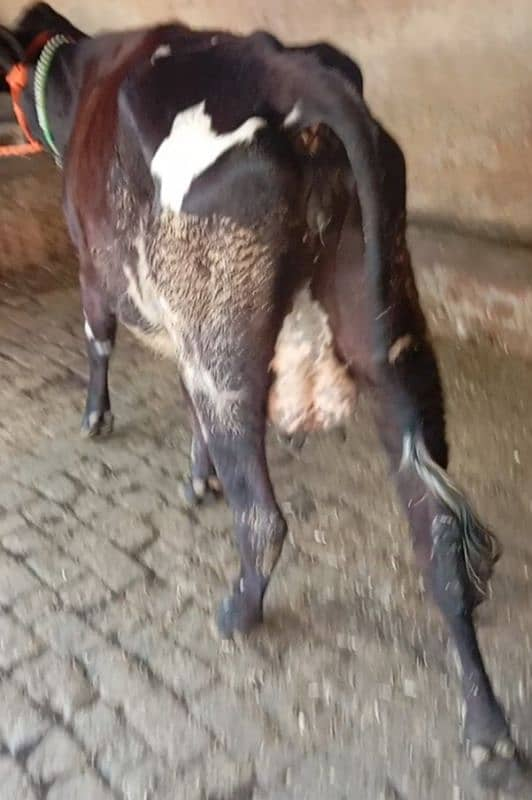
#> input picture data/cow/possible_heat/518391805-800x600.jpeg, 532 x 800 px; its folder holds only this picture in this run
$ python retrain_with_augmented.py   (older library calls are emulated)
#> lines starting #> are read from the running program, lines starting #| are printed output that depends on the picture; after the words box and inside, x2 and y2 are one past the last pixel; in counts of white or black regions, pixels touching at a corner belong together
"""
Pashimitra — Full Retraining Script
Uses augmented images + ensemble model for higher accuracy.
Run: python retrain_with_augmented.py

Expected improvement:
  Image model:   80% → 88–92%
  Tabular model: 90% → 93–95% (with more species data)
"""

import os, json, cv2, joblib
import numpy as np
import pandas as pd
from pathlib import Path
from sklearn.ensemble import RandomForestClassifier, GradientBoostingClassifier, VotingClassifier
from sklearn.linear_model import LogisticRegression
from sklearn.model_selection import train_test_split, StratifiedKFold, cross_val_score
from sklearn.compose import ColumnTransformer
from sklearn.preprocessing import OneHotEncoder, StandardScaler
from sklearn.pipeline import Pipeline
from sklearn.impute import SimpleImputer
from sklearn.metrics import (classification_report, accuracy_score,
                             f1_score, roc_auc_score, precision_recall_fscore_support)

BASE      = Path(__file__).parent
ARTIFACTS = BASE / "model_artifacts"
# Absolute paths to training data
DATA_BASE    = Path(r"C:\Users\Shashank\Downloads\pashimitra_model_training_package (3)\pashimitra_model_training_package\pashimitra_model_training_package")
AUG_HEAT     = DATA_BASE / "augmented" / "heat"
AUG_NOT_HEAT = DATA_BASE / "augmented" / "not_heat"
ORIG_HEAT    = DATA_BASE / "possible_heat"
ORIG_NOT     = DATA_BASE / "not_in_heat_reference"
CSV_HEAT     = Path(r"C:\Users\Shashank\Downloads\pashimitra_model_training_package (3)\mernStackOfAtrificialIsemination\data\multi_livestock_heat_data.csv")
CSV_INF      = Path(r"C:\Users\Shashank\Downloads\pashimitra_model_training_package (3)\mernStackOfAtrificialIsemination\data\multi_livestock_infection_data.csv")

SUPPORTED = {'.jpg', '.jpeg', '.png', '.webp', '.bmp'}


# ── Feature extraction (same as main.py) ─────────────────────────────────────
def extract_features(image_path):
    img = cv2.imread(str(image_path))
#> img is the input picture: shape (800, 532, 3); mean B, G, R 112.2, 121.8, 135.2
    if img is None:
        return None
    img  = cv2.resize(img, (224, 224))
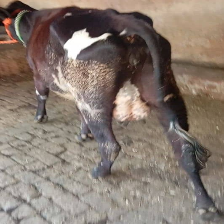
#> img: shape (224, 224, 3); mean B, G, R 112.1, 121.7, 135.1
    hsv  = cv2.cvtColor(img, cv2.COLOR_BGR2HSV)
#> hsv: shape (224, 224, 3); mean H, S, V 33.1, 50, 135.4
    rgb  = cv2.cvtColor(img, cv2.COLOR_BGR2RGB)
    gray = cv2.cvtColor(img, cv2.COLOR_BGR2GRAY)
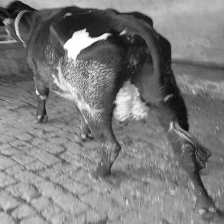
#> gray: shape (224, 224); min 7, max 255, mean 124.6

    mean_color     = np.mean(rgb, axis=(0, 1))
#> mean_color = [135.1, 121.7, 112.1]
    red_prominence = mean_color[0] - np.mean(mean_color)
#> red_prominence = 12.12
    vulva_redness  = float(np.clip(red_prominence / 50, 0.0, 1.0))
#> vulva_redness = 0.242
    moisture_level = float(np.mean(hsv[:, :, 1] > 150) / 255)
#> moisture_level = 4.11e-05
    edges          = cv2.Canny(gray, 50, 150)
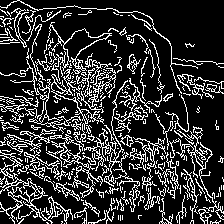
#> edges: shape (224, 224); 20% white in thin lines or dots
    edge_density   = float(np.sum(edges > 0) / (edges.shape[0] * edges.shape[1]))
#> edge_density = 0.2
    blur           = cv2.GaussianBlur(gray, (5, 5), 0)
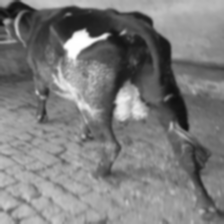
#> blur: shape (224, 224); min 14, max 255, mean 124.6
    _, binary      = cv2.threshold(blur, 127, 255, cv2.THRESH_BINARY)
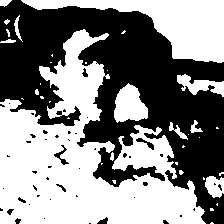
#> binary: shape (224, 224); 53% white; 47 black regions (38 under 20 px)
    contours, _    = cv2.findContours(binary, cv2.RETR_TREE, cv2.CHAIN_APPROX_SIMPLE)
#> contours = 80 contours, 59 with area under 20; largest, box (x1, y1, x2, y2) and area: (0, 29, 206, 224) 18952, (21, 0, 224, 63) 4778, (114, 83, 148, 123) 873, (177, 74, 224, 97) 446, (205, 176, 224, 198) 290
    vulva_swelling = float(min(len(contours) / 100, 1.0))
#> vulva_swelling = 0.8
    laplacian      = cv2.Laplacian(gray, cv2.CV_64F)
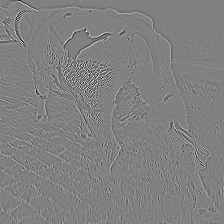
#> laplacian: shape (224, 224) float64; min -301, max 294, mean 0; drawn with min black and max white
    texture_change = float(min(np.sqrt(np.mean(laplacian ** 2)) / 1000, 1.0))
#> texture_change = 0.0324

    return {
        'species':           'cow',
        'activity_spike':    float(min(vulva_redness + texture_change, 1.0)),
        'restlessness':      edge_density,
        'mounting_events':   float(max(len(contours) / 50, 0)),
        'vision_model_score': float((vulva_redness + moisture_level + vulva_swelling) / 3),
    }


def load_images(folder, label):
    rows = []
    folder = Path(folder)
    if not folder.exists():
        print(f"  Folder not found: {folder}")
        return rows
    for f in folder.iterdir():
        if f.suffix.lower() in SUPPORTED:
            feat = extract_features(f)
            if feat:
                feat['label_heat'] = label
                rows.append(feat)
    return rows


# ── Build ensemble model ──────────────────────────────────────────────────────
# [57 lines left out: functions build_ensemble_pipeline, evaluate_and_save, not called in this run]


# ════════════════════════════════════════════════════════════════════════════
# 1. RETRAIN IMAGE MODEL with augmented data
# ════════════════════════════════════════════════════════════════════════════
print("\n" + "="*60)
print("STEP 1: Retraining image-based heat model")
print("="*60)

# Load augmented images (preferred) or fall back to originals
heat_rows     = load_images(AUG_HEAT,     label=1) or load_images(ORIG_HEAT, label=1)
#> heat_rows = 1 item
not_heat_rows = load_images(AUG_NOT_HEAT, label=0) or load_images(ORIG_NOT,  label=0)

print(f"  Heat images:     {len(heat_rows)}")
#|   Heat images:     1
print(f"  Not-heat images: {len(not_heat_rows)}")

if heat_rows and not_heat_rows:
    img_df = pd.DataFrame(heat_rows + not_heat_rows)
    X = img_df.drop(columns=['label_heat'])
    y = img_df['label_heat']

    cat_cols = ['species']
    num_cols = [c for c in X.columns if c not in cat_cols]

    model_img = build_ensemble_pipeline(cat_cols, num_cols)

    # Cross-validation
    cv_scores = cross_val_score(model_img, X, y, cv=StratifiedKFold(5), scoring='accuracy')
    print(f"  Cross-val accuracy: {cv_scores.mean():.4f} ± {cv_scores.std():.4f}")

    X_train, X_test, y_train, y_test = train_test_split(X, y, test_size=0.2, random_state=42, stratify=y)
    model_img.fit(X_train, y_train)
    img_metrics = evaluate_and_save(model_img, X_test, y_test, 'heat_model_from_images')
else:
    print("  Skipping image model — no images found. Run augment_data.py first.")


# ════════════════════════════════════════════════════════════════════════════
# 2. RETRAIN TABULAR HEAT MODEL with ensemble
# ════════════════════════════════════════════════════════════════════════════
print("\n" + "="*60)
print("STEP 2: Retraining tabular heat model with ensemble")
print("="*60)

#> (the run stopped early here; a loop or call above may not have finished)

$ run again, on data/cow/possible_heat/OIP (3).webp
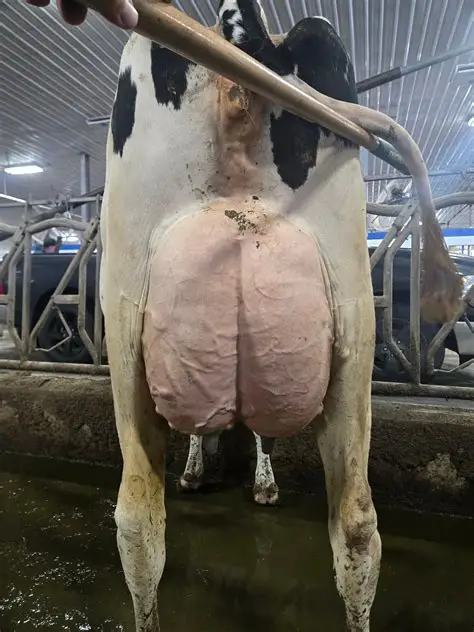
#> input picture data/cow/possible_heat/OIP (3).webp, 474 x 632 px
#> in extract_features, img is the input picture: shape (632, 474, 3); mean B, G, R 87, 94.9, 99
#> img: shape (224, 224, 3)
#> hsv: shape (224, 224, 3); mean H, S, V 46.2, 69.4, 103.4
#> mean_color = [98.94, 94.82, 86.93]
#> red_prominence = 5.38
#> vulva_redness = 0.108
#> moisture_level = 0.000266
#> in extract_features, `edges          = cv2.Canny(gray, 50, 150)`:
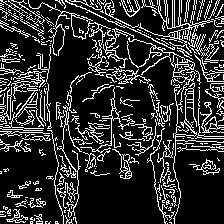
#> edges: shape (224, 224); 18.7% white in thin lines or dots
#> edge_density = 0.187
#> binary: shape (224, 224); 31.9% white; 36 white regions (19 under 20 px)
#> contours = 50 contours, 38 with area under 20; largest, box (x1, y1, x2, y2) and area: (46, 0, 224, 208) 13833, (0, 48, 41, 73) 488, (23, 74, 45, 91) 161, (0, 76, 13, 93) 78, (167, 139, 173, 157) 68
#> vulva_swelling = 0.5
#> in extract_features, `laplacian      = cv2.Laplacian(gray, cv2.CV_64F)`:
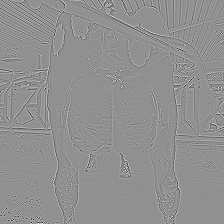
#> laplacian: shape (224, 224) float64; min -558, max 425, mean 0; drawn with min black and max white
#> texture_change = 0.0496
#> heat_rows = 1 item
#|   Heat images:     1

$ run again, on data/cow/possible_heat/OIP (4).webp
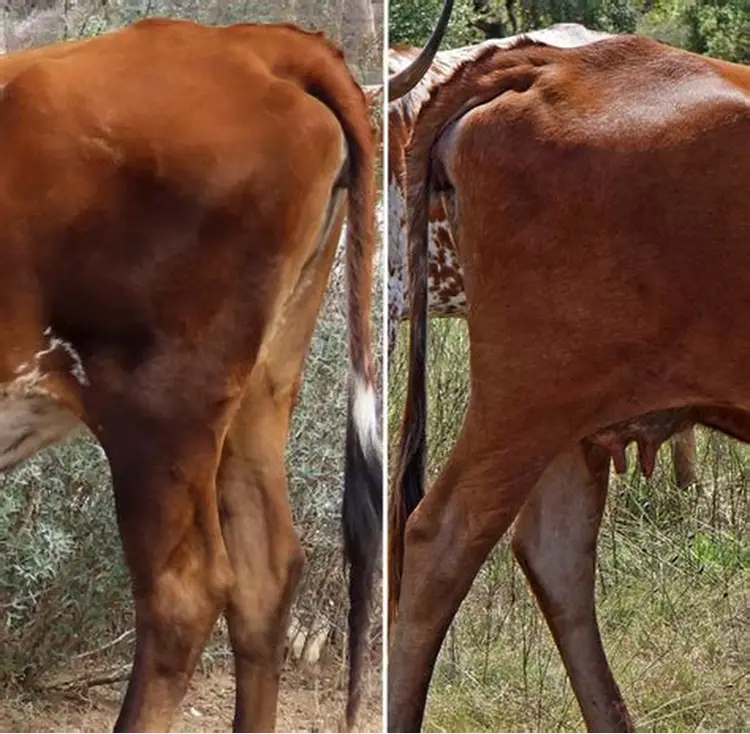
#> input picture data/cow/possible_heat/OIP (4).webp, 750 x 734 px
#> in extract_features, img is the input picture: shape (734, 750, 3); mean B, G, R 59.2, 79.4, 110.9
#> img: shape (224, 224, 3)
#> hsv: shape (224, 224, 3); mean H, S, V 16.4, 129.3, 111
#> mean_color = [110.6, 79.16, 59]
#> red_prominence = 27.7
#> vulva_redness = 0.554
#> moisture_level = 0.00173
#> in extract_features, `edges          = cv2.Canny(gray, 50, 150)`:
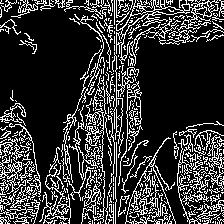
#> edges: shape (224, 224); 20.8% white in thin lines or dots
#> edge_density = 0.208
#> binary: shape (224, 224); 17.6% white; 70 white regions (40 under 20 px)
#> contours = 89 contours, 57 with area under 20; largest, box (x1, y1, x2, y2) and area: (78, 0, 187, 224) 2192, (179, 167, 224, 224) 1363, (127, 182, 175, 224) 961, (0, 0, 92, 27) 932, (174, 13, 224, 40) 514
#> vulva_swelling = 0.89
#> in extract_features, `laplacian      = cv2.Laplacian(gray, cv2.CV_64F)`:
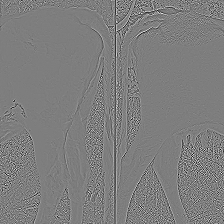
#> laplacian: shape (224, 224) float64; min -453, max 461, mean 0; drawn with min black and max white
#> texture_change = 0.0648
#> heat_rows = 1 item
#|   Heat images:     1

$ run again, on data/cow/possible_heat/OIP (5).webp
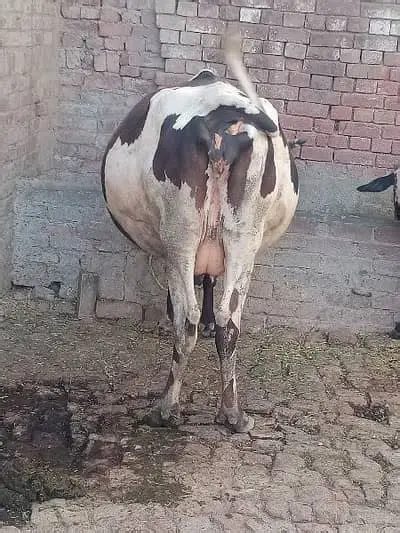
#> input picture data/cow/possible_heat/OIP (5).webp, 400 x 533 px
#> in extract_features, img is the input picture: shape (533, 400, 3); mean B, G, R 129.5, 130.3, 138.5
#> img: shape (224, 224, 3)
#> hsv: shape (224, 224, 3); mean H, S, V 69.6, 25.3, 139.8
#> mean_color = [138.4, 130.2, 129.4]
#> red_prominence = 5.72
#> vulva_redness = 0.114
#> moisture_level = 7.82e-08
#> in extract_features, `edges          = cv2.Canny(gray, 50, 150)`:
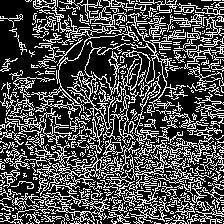
#> edges: shape (224, 224); 30.2% white in thin lines or dots
#> edge_density = 0.302
#> binary: shape (224, 224); 61% white; 85 black regions (65 under 20 px)
#> contours = 124 contours, 97 with area under 20; largest, box (x1, y1, x2, y2) and area: (0, 0, 224, 224) 31719, (85, 43, 155, 89) 1860, (129, 180, 156, 201) 191, (160, 57, 173, 81) 140, (163, 87, 183, 98) 120
#> vulva_swelling = 1
#> in extract_features, `laplacian      = cv2.Laplacian(gray, cv2.CV_64F)`:
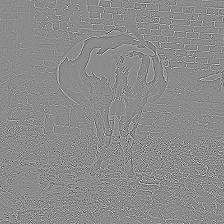
#> laplacian: shape (224, 224) float64; min -485, max 401, mean 0; drawn with min black and max white
#> texture_change = 0.0641
#> heat_rows = 1 item
#|   Heat images:     1
